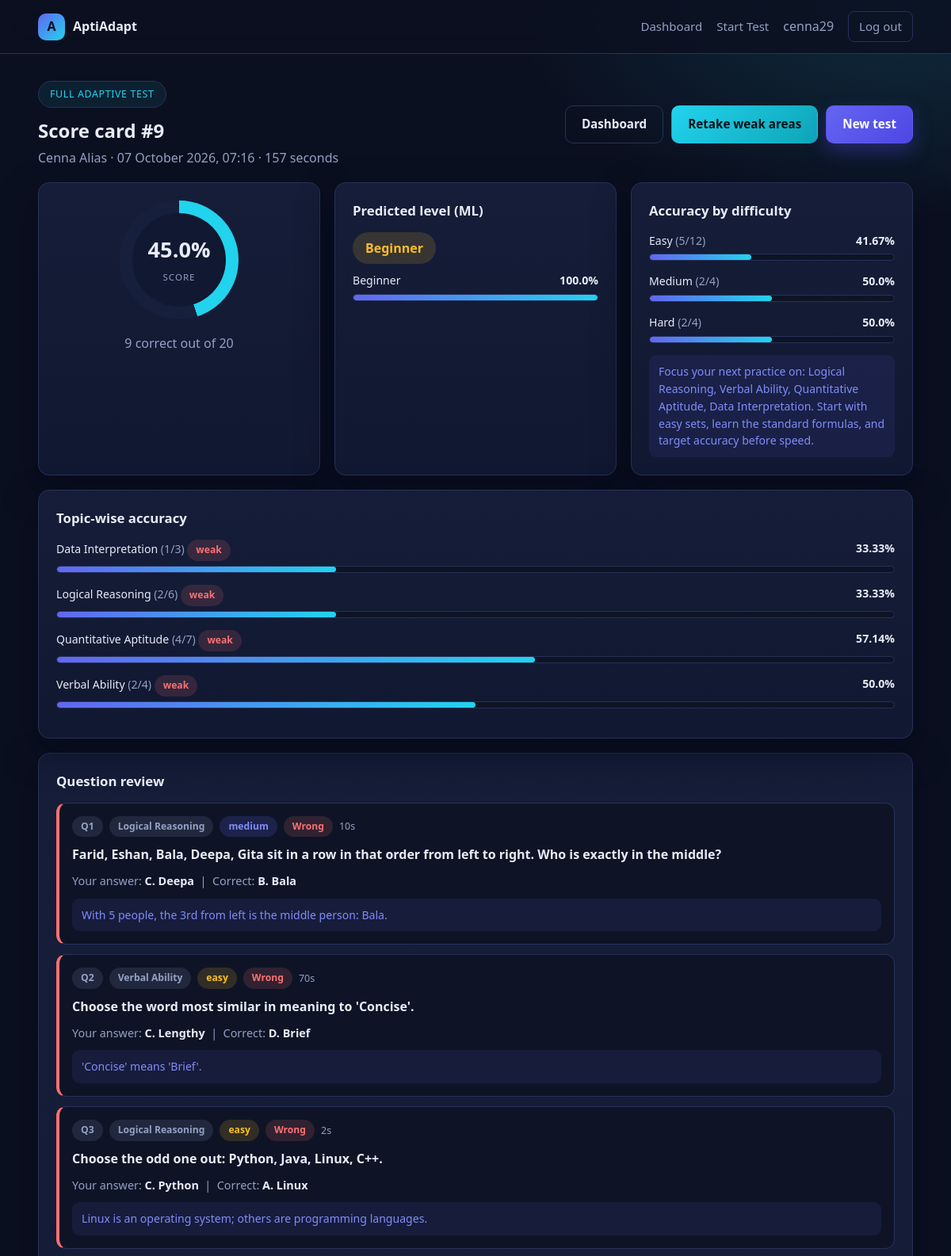
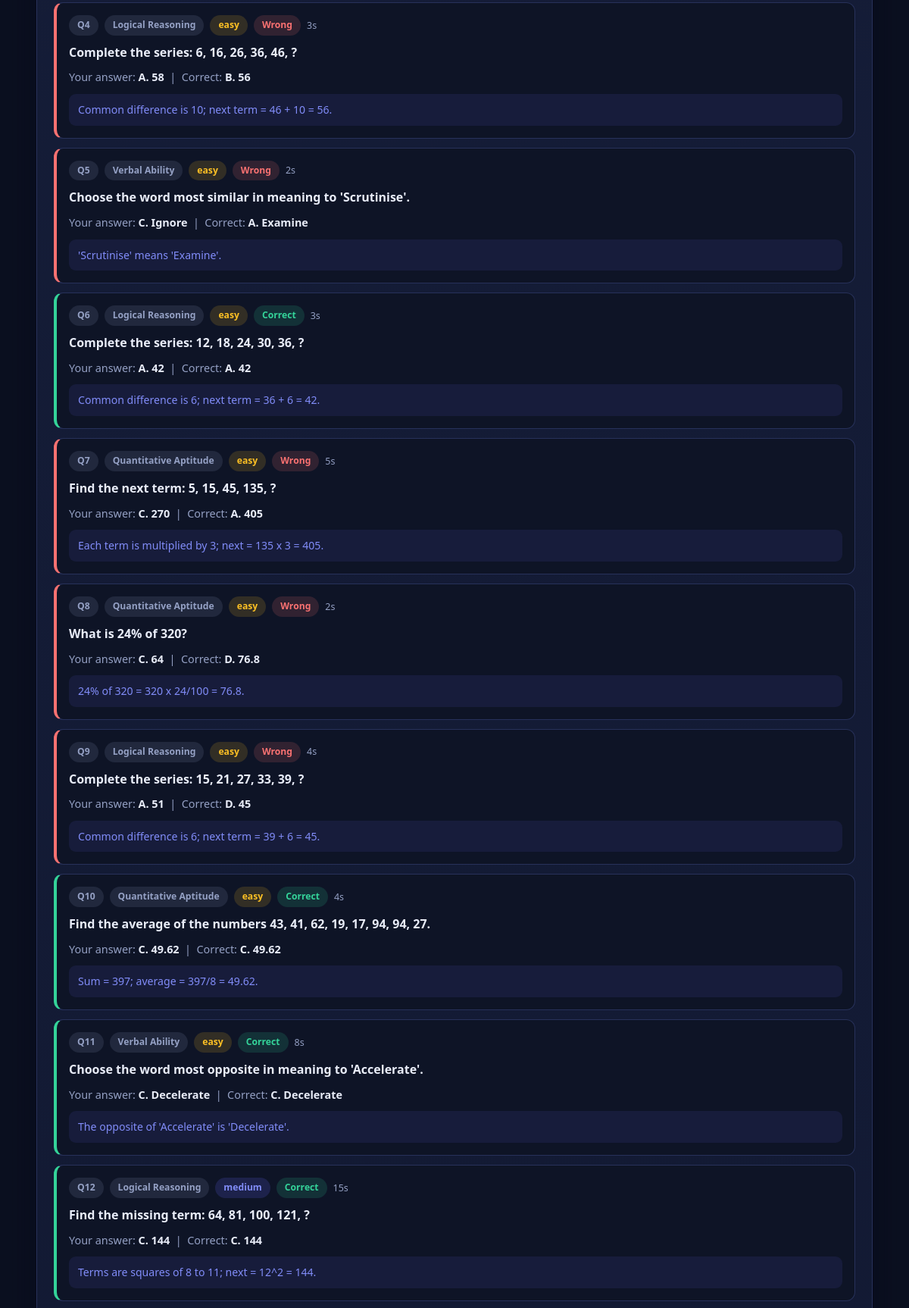
The app's page /report/9 (signed in, upper part) with its own data (2 pictures, top to bottom).
### models.py (models this page shows, shortened)
class User(db.Model):
    __tablename__ = "users"
    id = db.Column(db.Integer, primary_key=True)
    username = db.Column(db.String(64), unique=True, nullable=False)
    email = db.Column(db.String(120), unique=True, nullable=False)
    full_name = db.Column(db.String(120))
    college = db.Column(db.String(160))
    password_hash = db.Column(db.String(255), nullable=False)
    is_admin = db.Column(db.Boolean, default=False, nullable=False)
    created_at = db.Column(db.DateTime, default=datetime.utcnow)
    attempts = db.relationship("TestAttempt", backref="user", lazy=True,
                               cascade="all, delete-orphan")
    @property
    def completed_attempts(self):
        return [a for a in self.attempts if a.completed]

class TestAttempt(db.Model):
    __tablename__ = "test_attempts"
    id = db.Column(db.Integer, primary_key=True)
    user_id = db.Column(db.Integer, db.ForeignKey("users.id"), nullable=False, index=True)
    mode = db.Column(db.String(20), default="full")        # full | retake
    focus_topics = db.Column(db.String(255))               # comma separated, retake mode
    total_questions = db.Column(db.Integer, default=0)
    correct_answers = db.Column(db.Integer, default=0)
    percentage = db.Column(db.Float, default=0.0)
    predicted_level = db.Column(db.String(20))
    level_confidence = db.Column(db.Float)
    time_taken = db.Column(db.Integer, default=0)          # seconds
    completed = db.Column(db.Boolean, default=False)
    started_at = db.Column(db.DateTime, default=datetime.utcnow)
    finished_at = db.Column(db.DateTime)
    answers = db.relationship("Answer", backref="attempt", lazy=True,
                              cascade="all, delete-orphan", order_by="Answer.sequence")
    def topic_breakdown(self):
        stats = {}
        for a in self.answers:
            s = stats.setdefault(a.topic, {"total": 0, "correct": 0})
            s["total"] += 1
            s["correct"] += 1 if a.is_correct else 0
        for s in stats.values():
            s["accuracy"] = round(s["correct"] * 100 / s["total"], 2) if s["total"] else 0.0
        return stats
    def difficulty_breakdown(self):
        stats = {}
        for a in self.answers:
            s = stats.setdefault(a.difficulty, {"total": 0, "correct": 0})
            s["total"] += 1
            s["correct"] += 1 if a.is_correct else 0
        for s in stats.values():
            s["accuracy"] = round(s["correct"] * 100 / s["total"], 2) if s["total"] else 0.0
        return stats
    def weak_topics(self, threshold=60.0):
        return [t for t, s in self.topic_breakdown().items() if s["accuracy"] < threshold]

class Answer(db.Model):
    __tablename__ = "answers"
    id = db.Column(db.Integer, primary_key=True)
    attempt_id = db.Column(db.Integer, db.ForeignKey("test_attempts.id"), nullable=False, index=True)
    question_id = db.Column(db.Integer, db.ForeignKey("questions.id"), nullable=False)
    sequence = db.Column(db.Integer, default=0)
    topic = db.Column(db.String(60))
    difficulty = db.Column(db.String(10))
    selected_option = db.Column(db.String(1))
    is_correct = db.Column(db.Boolean, default=False)
    seconds = db.Column(db.Integer, default=0)
    question = db.relationship("Question")

class Question(db.Model):
    __tablename__ = "questions"
    id = db.Column(db.Integer, primary_key=True)
    topic = db.Column(db.String(60), nullable=False, index=True)
    subtopic = db.Column(db.String(80))
    difficulty = db.Column(db.String(10), nullable=False, index=True)  # easy|medium|hard
    question = db.Column(db.Text, nullable=False)
    option_a = db.Column(db.String(255), nullable=False)
    option_b = db.Column(db.String(255), nullable=False)
    option_c = db.Column(db.String(255), nullable=False)
    option_d = db.Column(db.String(255), nullable=False)
    correct_option = db.Column(db.String(1), nullable=False)  # A|B|C|D
    explanation = db.Column(db.Text)
    active = db.Column(db.Boolean, default=True, nullable=False)
    def option_text(self, letter):
        return {"A": self.option_a, "B": self.option_b,
                "C": self.option_c, "D": self.option_d}.get(letter)

### app.py (the view)
@app.route("/report/<int:attempt_id>")
@login_required
def report(attempt_id):
    attempt = db.session.get(TestAttempt, attempt_id)
    u = current_user()
    if not attempt or not attempt.completed or (attempt.user_id != u.id and not u.is_admin):
        abort(404)
    owner = db.session.get(User, attempt.user_id)
    level, conf, feats, probs, src = predictor.predict_level(attempt, owner, app.config["MODEL_PATH"])
    weak = attempt.weak_topics(app.config["WEAK_TOPIC_THRESHOLD"])
    return render_template("report.html", attempt=attempt, topics=attempt.topic_breakdown(),
                           diffs=attempt.difficulty_breakdown(), weak=weak, level=level,
                           confidence=conf, probs=probs, features=feats, source=src,
                           advice=predictor.recommendation(level, weak),
                           metrics=predictor.load_metrics(app.config["METRICS_PATH"]))

### app.py (called while the page is built)
def current_user():
    uid = session.get("user_id")
    return db.session.get(User, uid) if uid else None

def login_required(view):
    @wraps(view)
    def wrapper(*a, **kw):
        if not current_user():
            flash("Please log in to continue.", "warning")
            return redirect(url_for("login"))
        return view(*a, **kw)
    return wrapper

@app.context_processor
def inject_globals():
    return {"user": current_user(), "year": datetime.utcnow().year}

### engine/predictor.py (called while the page is built, shortened)
def load_model(path):
    global _bundle
    if _bundle is None and os.path.exists(path):
        import joblib
        _bundle = joblib.load(path)
    return _bundle

def load_metrics(path):
    global _metrics
    if _metrics is None and os.path.exists(path):
        with open(path, encoding="utf-8") as f:
            _metrics = json.load(f)
    return _metrics or {}

def predict_level(attempt, user, model_path):
    feats = build_features(attempt, user)
    bundle = load_model(model_path)
    pct = feats["overall_accuracy"]
    label = "Advanced" if pct >= 75 else "Intermediate" if pct >= 50 else "Beginner"
    return label, 100.0, feats, {label: 100.0}, "rule-based fallback"

def recommendation(level, weak_topics):
    if not weak_topics:
        base = "No weak area detected. Move to a harder mixed paper to push your ceiling."
    else:
        base = "Focus your next practice on: " + ", ".join(weak_topics) + "."
    tips = {
        "Beginner": " Start with easy sets, learn the standard formulas, and target accuracy before speed.",
        "Intermediate": " Drill medium questions under a timer and revise shortcuts for weak topics.",
        "Advanced": " Attempt hard mixed papers with sectional time limits to hold accuracy under pressure.",
    }
    return base + tips.get(level, "")

### templates/report.html (shortened to what this page needs)
{% extends "base.html" %}
{% block body %}
<section class="page container">
  <div class="row-between mb">
    <div>
      <span class="pill" style="margin:0">{{ 'Weak-area retake' if attempt.mode == 'retake' else 'Full adaptive test' }}</span>
      <h1 style="margin:10px 0 0">Score card #{{ attempt.id }}</h1>
      <p class="muted" style="margin:4px 0 0">{{ attempt.user.full_name or attempt.user.username }} &middot;
        {{ (attempt.finished_at or attempt.started_at).strftime('%d %B %Y, %H:%M') }} &middot; {{ attempt.time_taken }} seconds</p>
    </div>
    {% if not user.is_admin %}
    <div style="display:flex;gap:10px;flex-wrap:wrap">
      <a class="btn btn-ghost" href="{{ url_for('dashboard') }}">Dashboard</a>
      {% if weak %}<a class="btn btn-accent" href="{{ url_for('test_retake', attempt_id=attempt.id) }}">Retake weak areas</a>{% endif %}
      <a class="btn btn-primary" href="{{ url_for('test_start') }}">New test</a>
    </div>
    {% endif %}
  </div>
  <div class="grid grid-3 mb">
    <div class="card" style="text-align:center">
      <div class="score-ring" style="--pct: {{ attempt.percentage }}">
        <div class="score-ring-inner"><div><b>{{ attempt.percentage }}%</b><small>SCORE</small></div></div>
      </div>
      <p class="muted mt">{{ attempt.correct_answers }} correct out of {{ attempt.total_questions }}</p>
    </div>
    <div class="card">
      <h3 class="card-title">Predicted level (ML)</h3>
      <p style="margin:0 0 10px"><span class="badge badge-{{ level|lower }}" style="font-size:1rem;padding:8px 16px">{{ level }}</span></p>
      {% for cls, p in probs|dictsort %}
        <div class="bar-row"><div class="bar-head"><span>{{ cls }}</span><b>{{ p }}%</b></div>
          <div class="bar"><span style="width: {{ p }}%"></span></div></div>
      {% endfor %}
    </div>
    <div class="card">
      <h3 class="card-title">Accuracy by difficulty</h3>
      {% for d in ['easy', 'medium', 'hard'] %}{% if diffs.get(d) %}
        <div class="bar-row">
          <div class="bar-head"><span>{{ d|capitalize }} <span class="muted">({{ diffs[d].correct }}/{{ diffs[d].total }})</span></span><b>{{ diffs[d].accuracy }}%</b></div>
          <div class="bar"><span style="width: {{ diffs[d].accuracy }}%"></span></div>
        </div>
      {% endif %}{% endfor %}
      <div class="explain">{{ advice }}</div>
    </div>
  </div>
  <div class="grid grid-2">
    <div class="card">
      <h3 class="card-title">Topic-wise accuracy</h3>
      {% for topic, s in topics|dictsort %}
        <div class="bar-row">
          <div class="bar-head"><span>{{ topic }} <span class="muted">({{ s.correct }}/{{ s.total }})</span>
            {% if topic in weak %}<span class="badge badge-danger">weak</span>{% endif %}</span><b>{{ s.accuracy }}%</b></div>
          <div class="bar"><span style="width: {{ s.accuracy }}%"></span></div>
        </div>
      {% endfor %}
    </div>
  </div>
  <div class="card mt">
    <h3 class="card-title">Question review</h3>
    {% for a in attempt.answers %}
      <div class="review-item {{ 'correct' if a.is_correct else 'wrong' }}">
        <div class="review-meta">
          <span class="badge badge-muted">Q{{ a.sequence }}</span>
          <span class="badge badge-muted">{{ a.topic }}</span>
          <span class="badge badge-{{ a.difficulty }}">{{ a.difficulty }}</span>
          <span class="badge {{ 'badge-advanced' if a.is_correct else 'badge-danger' }}">{{ 'Correct' if a.is_correct else 'Wrong' }}</span>
          <span>{{ a.seconds }}s</span>
        </div>
        <div class="review-q">{{ a.question.question }}</div>
        <div class="review-ans">Your answer:
          <b>{% if a.selected_option %}{{ a.selected_option }}. {{ a.question.option_text(a.selected_option) }}{% else %}Not answered{% endif %}</b>
          &nbsp;|&nbsp; Correct: <b>{{ a.question.correct_option }}. {{ a.question.option_text(a.question.correct_option) }}</b></div>
        {% if a.question.explanation %}<div class="explain">{{ a.question.explanation }}</div>{% endif %}
      </div>
    {% endfor %}
  </div>
</section>
{% endblock %}

### templates/base.html (shortened to what this page needs)
<!doctype html>
<html lang="en">
<head>
  <link rel="stylesheet" href="{{ url_for('static', filename='css/style.css') }}">
</head>
<body>
<nav class="nav">
  <div class="container nav-inner">
    <a class="brand" href="{{ url_for('home') }}"><span class="brand-mark">A</span> AptiAdapt</a>
    <div class="nav-links">
      {% if user %}
        {% if user.is_admin %}
          <a href="{{ url_for('admin_dashboard') }}">Admin</a>
          <a href="{{ url_for('admin_questions') }}">Questions</a>
        {% else %}
          <a href="{{ url_for('dashboard') }}">Dashboard</a>
          <a href="{{ url_for('test_start') }}">Start Test</a>
        {% endif %}
        <span class="muted">{{ user.username }}</span>
        <a class="btn btn-ghost btn-sm" href="{{ url_for('logout') }}">Log out</a>
      {% else %}
        <a href="{{ url_for('login') }}">Login</a>
        <a href="{{ url_for('admin_login') }}">Admin</a>
        <a class="btn btn-primary btn-sm" href="{{ url_for('register') }}">Register</a>
      {% endif %}
    </div>
  </div>
</nav>
{% block body %}{% endblock %}
</body>
</html>

### records on screen
User: username "cenna29", user "Cenna Alias"
TestAttempt: mode "FULL ADAPTIVE TEST", id "9", finished_at "07 October 2026, 07:16", time_taken "157", percentage "45.0", correct_answers "9", total_questions "20"
Answer: topic "Data Interpretation", correct "1", total "3", shows "weak", accuracy "33.33"
Answer: topic "Logical Reasoning", correct "2", total "6", shows "weak", accuracy "33.33", sequence "1", difficulty "medium", is_correct "Wrong", seconds "10", question.question "Farid, Eshan, Bala, Deepa, Gita sit in a row in that order from left to right. Who is exactly in the middle?", selected_option "C", question.option_text "Deepa", question.correct_option "B", question.option_text "Bala", question.explanation "With 5 people, the 3rd from left is the middle person: Bala."
Answer: topic "Quantitative Aptitude", correct "4", total "7", shows "weak", accuracy "57.14", sequence "7", difficulty "easy", is_correct "Wrong", seconds "5", question.question "Find the next term: 5, 15, 45, 135, ?", selected_option "C", question.option_text "270", question.correct_option "A", question.option_text "405", question.explanation "Each term is multiplied by 3; next = 135 x 3 = 405."
Answer: topic "Verbal Ability", correct "2", total "4", shows "weak", accuracy "50.0", sequence "2", difficulty "easy", is_correct "Wrong", seconds "70", question.question "Choose the word most similar in meaning to 'Concise'.", selected_option "C", question.option_text "Lengthy", question.correct_option "D", question.option_text "Brief", question.explanation "'Concise' means 'Brief'."
Answer: sequence "3", topic "Logical Reasoning", difficulty "easy", is_correct "Wrong", seconds "2", question.question "Choose the odd one out: Python, Java, Linux, C++.", selected_option "C", question.option_text "Python", question.correct_option "A", question.option_text "Linux", question.explanation "Linux is an operating system; others are programming languages."
Answer: sequence "4", topic "Logical Reasoning", difficulty "easy", is_correct "Wrong", seconds "3", question.question "Complete the series: 6, 16, 26, 36, 46, ?", selected_option "A", question.option_text "58", question.correct_option "B", question.option_text "56", question.explanation "Common difference is 10; next term = 46 + 10 = 56."
Answer: sequence "5", topic "Verbal Ability", difficulty "easy", is_correct "Wrong", seconds "2", question.question "Choose the word most similar in meaning to 'Scrutinise'.", selected_option "C", question.option_text "Ignore", question.correct_option "A", question.option_text "Examine", question.explanation "'Scrutinise' means 'Examine'."
Answer: sequence "6", topic "Logical Reasoning", difficulty "easy", is_correct "Correct", seconds "3", question.question "Complete the series: 12, 18, 24, 30, 36, ?", selected_option "A", question.option_text "42", question.correct_option "A", question.explanation "Common difference is 6; next term = 36 + 6 = 42."
Answer: sequence "8", topic "Quantitative Aptitude", difficulty "easy", is_correct "Wrong", seconds "2", question.question "What is 24% of 320?", selected_option "C", question.option_text "64", question.correct_option "D", question.option_text "76.8", question.explanation "24% of 320 = 320 x 24/100 = 76.8."
Answer: sequence "9", topic "Logical Reasoning", difficulty "easy", is_correct "Wrong", seconds "4", question.question "Complete the series: 15, 21, 27, 33, 39, ?", selected_option "A", question.option_text "51", question.correct_option "D", question.option_text "45", question.explanation "Common difference is 6; next term = 39 + 6 = 45."
Answer: sequence "10", topic "Quantitative Aptitude", difficulty "easy", is_correct "Correct", seconds "4", question.question "Find the average of the numbers 43, 41, 62, 19, 17, 94, 94, 27.", selected_option "C", question.option_text "49.62", question.correct_option "C", question.explanation "Sum = 397; average = 397/8 = 49.62."
Answer: sequence "11", topic "Verbal Ability", difficulty "easy", is_correct "Correct", seconds "8", question.question "Choose the word most opposite in meaning to 'Accelerate'.", selected_option "C", question.option_text "Decelerate", question.correct_option "C", question.explanation "The opposite of 'Accelerate' is 'Decelerate'."
Answer: sequence "12", topic "Logical Reasoning", difficulty "medium", is_correct "Correct", seconds "15", question.question "Find the missing term: 64, 81, 100, 121, ?", selected_option "C", question.option_text "144", question.correct_option "C", question.explanation "Terms are squares of 8 to 11; next = 12^2 = 144."

### other values on screen
{{ level }} "Beginner"
{{ cls }} "Beginner"
{{ p }} "100.0"
{{ d|capitalize }} "Easy" "Medium" "Hard"
{{ diffs[d].correct }} "5" "2" "2"
{{ diffs[d].total }} "12" "4" "4"
{{ diffs[d].accuracy }} "41.67" "50.0" "50.0"
{{ advice }} "Focus your next practice on: Logical Reasoning, Verbal Ability, Quantitative Aptitude, Data Interpretation. Start with easy sets, learn the standard formulas, and target accuracy before speed."
